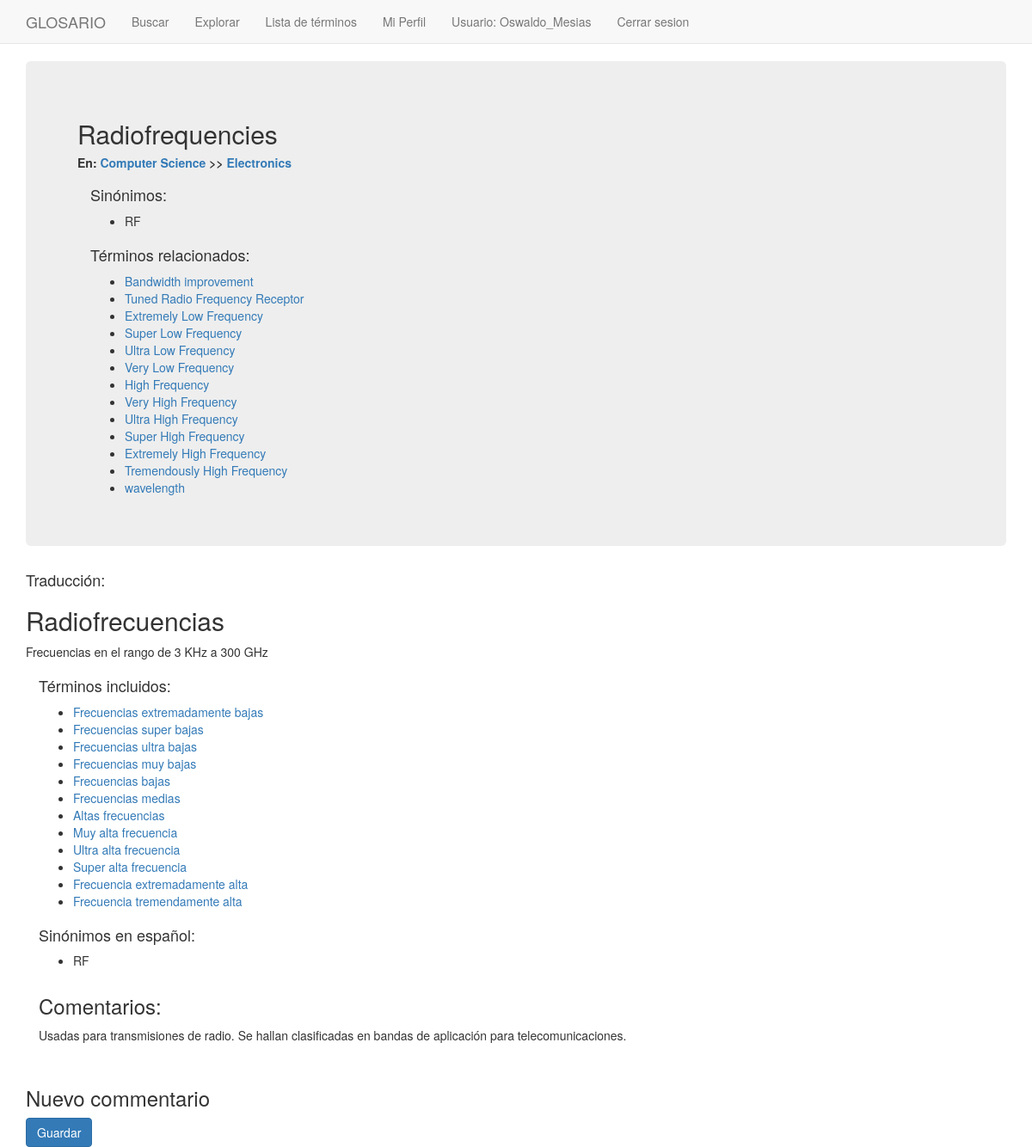
The app's page /entry_list/105/comment/ (signed in) with its own data.
### glosario/models.py (models this page shows, shortened)
class English_Entry(models.Model):
    class Meta:
        permissions = (("can_create_entry","Can create entry"),
                ("can_edit_entry","Can edit entry"),
                ("can_modify_users","Can modify users"),)
    english_word = models.CharField(max_length=100, unique=True)
    parent_theme = models.ManyToManyField(Theme, related_name = 'child_entries')
    english_related = models.ManyToManyField('self', blank=True, related_name = 'english_main')
    def __str__(self):
        return self.english_word

class Theme(models.Model):
    class Meta:
        permissions = (("can_create_theme","Can create theme"),)
    theme_name = models.CharField(max_length=100, unique=True)
    parent_chapter = models.ForeignKey(Chapter, related_name = 'child_themes')
    def __str__(self):
        return self.theme_name

class Chapter(models.Model):
    class Meta:
        permissions = (("can_create_chapter","Can create chapter"),)
    chapter_name = models.CharField(max_length=100, unique=True)

class English_Alternative(models.Model):
    english_synonym = models.CharField(max_length=100, null=False, blank=False)
    english_original = models.ForeignKey(English_Entry, on_delete=models.CASCADE, related_name = 'english_alternatives')

class Spanish_Entry(models.Model):
    english_entry = models.OneToOneField(English_Entry, on_delete=models.CASCADE, related_name = 'child_spanish')
    spanish_word = models.CharField(max_length=100, unique=True, null=False, blank=False)
    spanish_definition = models.TextField(max_length=1000, null=True, blank=True)
    spanish_included = models.ManyToManyField('self', symmetrical=False, blank=True, related_name = 'spanish_main')
    def __str__(self):
        return self.spanish_word

class Spanish_Alternative(models.Model):
    spanish_synonym = models.CharField(max_length=100, null=False, blank=False)
    spanish_original = models.ForeignKey(Spanish_Entry, on_delete=models.CASCADE, related_name = 'spanish_alternatives')
    def __str__(self):
        return self.spanish_synonym

class Comment(models.Model):
    class Meta:
        permissions = (("can_write_comment","Can write comment"),)
    english_entry = models.ForeignKey(English_Entry, on_delete=models.CASCADE, related_name = 'comments')
    author = models.CharField(max_length=100, default = 'engtranslator')
    text = models.TextField(max_length=500, null=False, blank=False)
    created_date = models.DateTimeField(default=timezone.now)
    approved_comment = models.BooleanField(default=True)
    def __str__(self):
        return self.text

### glosario/views.py (the view, shortened to what this page needs)
# urls.py: url(r'^entry_list/(?P<pk>[-\w]+)/comment/$', views.CommentCreateView.as_view(),name='comment'),
class CommentCreateView(PermissionRequiredMixin,CreateView):
    permission_required = 'glosario.can_write_comment'
    model = Comment
    template_name = "glosario/comment_create.html"
    fields=('text',)
    def get_context_data(self, **kwargs):
        context = super(CommentCreateView, self).get_context_data(**kwargs)
        pk = self.kwargs['pk']
        this_entry = get_object_or_404(English_Entry, pk=pk)
        context['entry_detail']=this_entry
        return context

### glosario/templates/glosario/comment_create.html (shortened to what this page needs)
{% extends "base.html" %}
{% block content %}
<div class = "jumbotron">
    <h2>{{entry_detail.english_word}}</h2>
      {% for tema in entry_detail.parent_theme.all %}
        <h5><b>En: <a href="{% url 'chapters_list' %}{{tema.parent_chapter.chapter_name}}">{{tema.parent_chapter.chapter_name}}</a> >> <a href="{% url 'chapters_list' %}{{tema.parent_chapter.chapter_name}}/{{tema}}">{{tema}}</a></b></h5>
      {% endfor %}
  <div class = "container">
    {% if entry_detail.english_alternatives.all %}
      <h4>Sinónimos:</h4>
      <ul>
        {% for alternative in entry_detail.english_alternatives.all %}
          <li>{{alternative.english_synonym}}</li>
        {% endfor %}
      </ul>
    {% endif %}
  </div>
    <div class = "container">
      {% if entry_detail.english_related.all %}
        <h4>Términos relacionados:</h4>
        <ul>
          {% for related in entry_detail.english_related.all %}
            <li><a href="{% url 'entry_list' %}{{related.id}}">{{related}}</a></li>
          {% endfor %}
        </ul>
      {% endif %}
    </div>
  </div>
  <div class = "continer">
    <h4>Traducción:</h4>
    <h2>{{entry_detail.child_spanish.spanish_word}}</h2>
    <p>{{entry_detail.child_spanish.spanish_definition}}</p>
  </div>
  <div class = "container">
    {% if entry_detail.child_spanish.spanish_included.all %}
      <h4>Términos incluidos:</h4>
      <ul>
        {% for incluido in entry_detail.child_spanish.spanish_included.all %}
          <li><a href="{% url 'entry_list' %}{{incluido.english_entry.id}}">{{incluido}}</a></li>
        {% endfor %}
      </ul>
    {% endif %}
  </div>
  <div class = "container">
    {% if entry_detail.child_spanish.spanish_alternatives.all %}
      <h4>Sinónimos en español:</h4>
      <ul>
        {% for alterno in entry_detail.child_spanish.spanish_alternatives.all %}
          <li>{{alterno}}</li>
        {% endfor %}
      </ul>
    {% endif %}
  </div>
  <div class = "container">
    {% if entry_detail.comments.all %}
      <h3>Comentarios:</h3>
        {% for comment in entry_detail.comments.all %}
          <p>{{comment}}</p>
          <br>
        {% endfor %}
    {% endif %}
  </div>
    <h3>Nuevo commentario</h3>
    <form method="post">
      <input type="submit" class="btn btn-primary" value="Guardar">
    </form>
{% endblock %}

### glosario/templates/glosario/base.html (shortened to what this page needs)
<!DOCTYPE html>
<html>
  <head>
    <link rel="stylesheet" href="https://maxcdn.bootstrapcdn.com/bootstrap/3.3.7/css/bootstrap.min.css">
  </head>
  <body>
    <nav class="navbar navbar-default navbar-static-top">
      <div class="container">
        <ul class="nav navbar-nav">
          <li><a class="navbar-brand" href="{% url 'index' %}">GLOSARIO</a></li>
          <li><a class="navbar-link" href="{% url 'glosary_search' %}">Buscar</a></li>
          <li><a class="navbar-link" href="{% url 'chapters_list' %}">Explorar</a></li>
          <li><a class="navbar-link" href="{% url 'entry_list' %}">Lista de términos</a></li>
          {% if user.is_authenticated %}
            <li><a class="navbar-link" href="{% url 'user_panel' %}">Mi Perfil</a></li>
            <li> <a>Usuario: {{ user.get_username }}</a></li>
            <li><a href="{% url 'logout' %}?next={% url 'index' %}">Cerrar sesion</a></li>
          {% else %}
            <li><a href="{% url 'login' %}?next={{request.path}}">Iniciar sesion</a></li>
            <li><a class="navbar-link" href="{% url 'sign_up' %}">Registrarse</a></li>
          {% endif %}
        </ul>
      </div>
    </nav>
    <div class="container">
    {% block content %}
    {% endblock %}
    </div>
  </body>
</html>

### records on screen
English_Entry: english_word "Radiofrequencies", child_spanish.spanish_word "Radiofrecuencias", child_spanish.spanish_definition "Frecuencias en el rango de 3 KHz a 300 GHz"
Theme: parent_chapter.chapter_name "Computer Science", theme_name "Electronics"
English_Alternative: english_synonym "RF"
English_Entry: english_word "Bandwidth improvement"
English_Entry: english_word "Tuned Radio Frequency Receptor"
English_Entry: english_word "Extremely Low Frequency"
English_Entry: english_word "Super Low Frequency"
English_Entry: english_word "Ultra Low Frequency"
English_Entry: english_word "Very Low Frequency"
English_Entry: english_word "High Frequency"
English_Entry: english_word "Very High Frequency"
English_Entry: english_word "Ultra High Frequency"
English_Entry: english_word "Super High Frequency"
English_Entry: english_word "Extremely High Frequency"
English_Entry: english_word "Tremendously High Frequency"
English_Entry: english_word "wavelength"
Spanish_Entry: spanish_word "Frecuencias extremadamente bajas"
Spanish_Entry: spanish_word "Frecuencias super bajas"
Spanish_Entry: spanish_word "Frecuencias ultra bajas"
Spanish_Entry: spanish_word "Frecuencias muy bajas"
Spanish_Entry: spanish_word "Frecuencias bajas"
Spanish_Entry: spanish_word "Frecuencias medias"
Spanish_Entry: spanish_word "Altas frecuencias"
Spanish_Entry: spanish_word "Muy alta frecuencia"
Spanish_Entry: spanish_word "Ultra alta frecuencia"
Spanish_Entry: spanish_word "Super alta frecuencia"
Spanish_Entry: spanish_word "Frecuencia extremadamente alta"
Spanish_Entry: spanish_word "Frecuencia tremendamente alta"
Spanish_Alternative: spanish_synonym "RF"
Comment: text "Usadas para transmisiones de radio. Se hallan clasificadas en bandas de aplicación para telecomunicaciones."

### other values on screen
{{ user.get_username }} "Oswaldo_Mesias"
